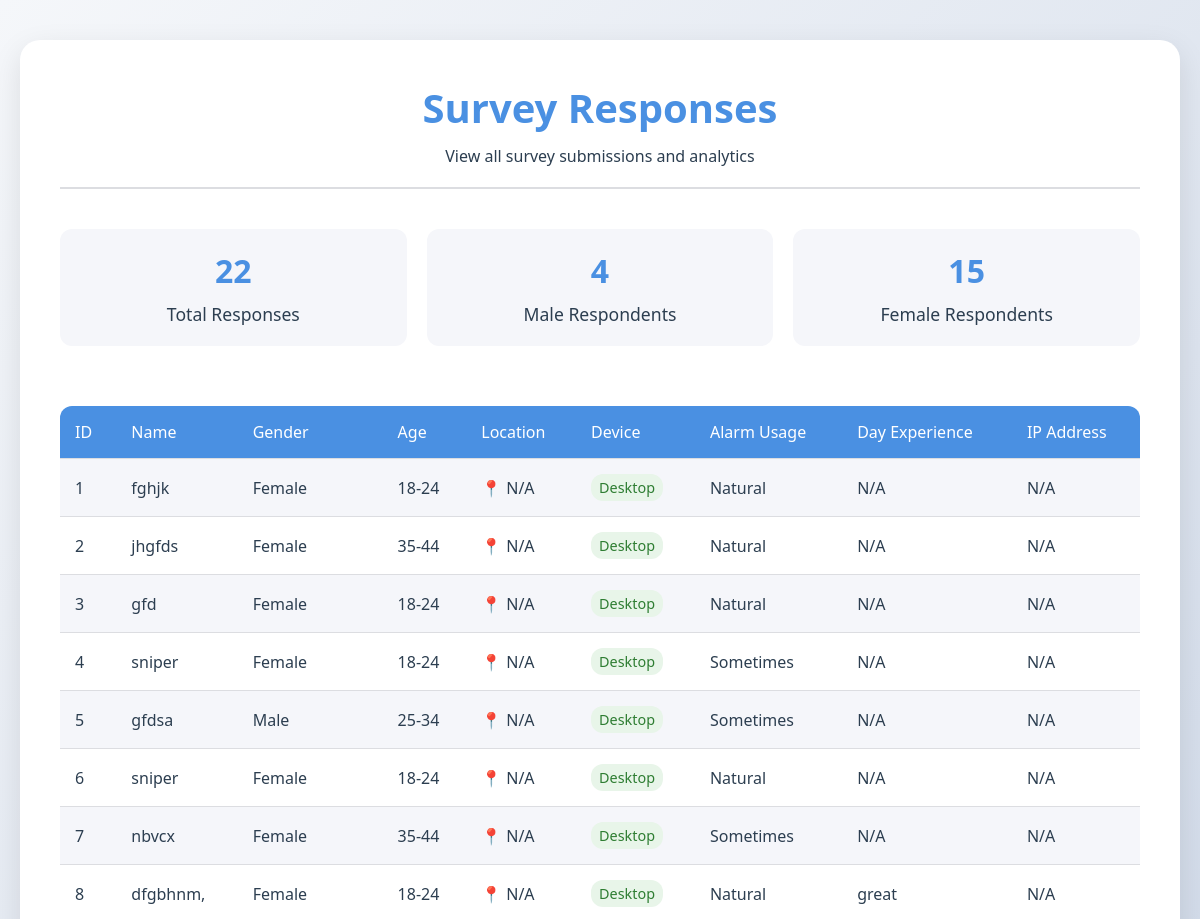
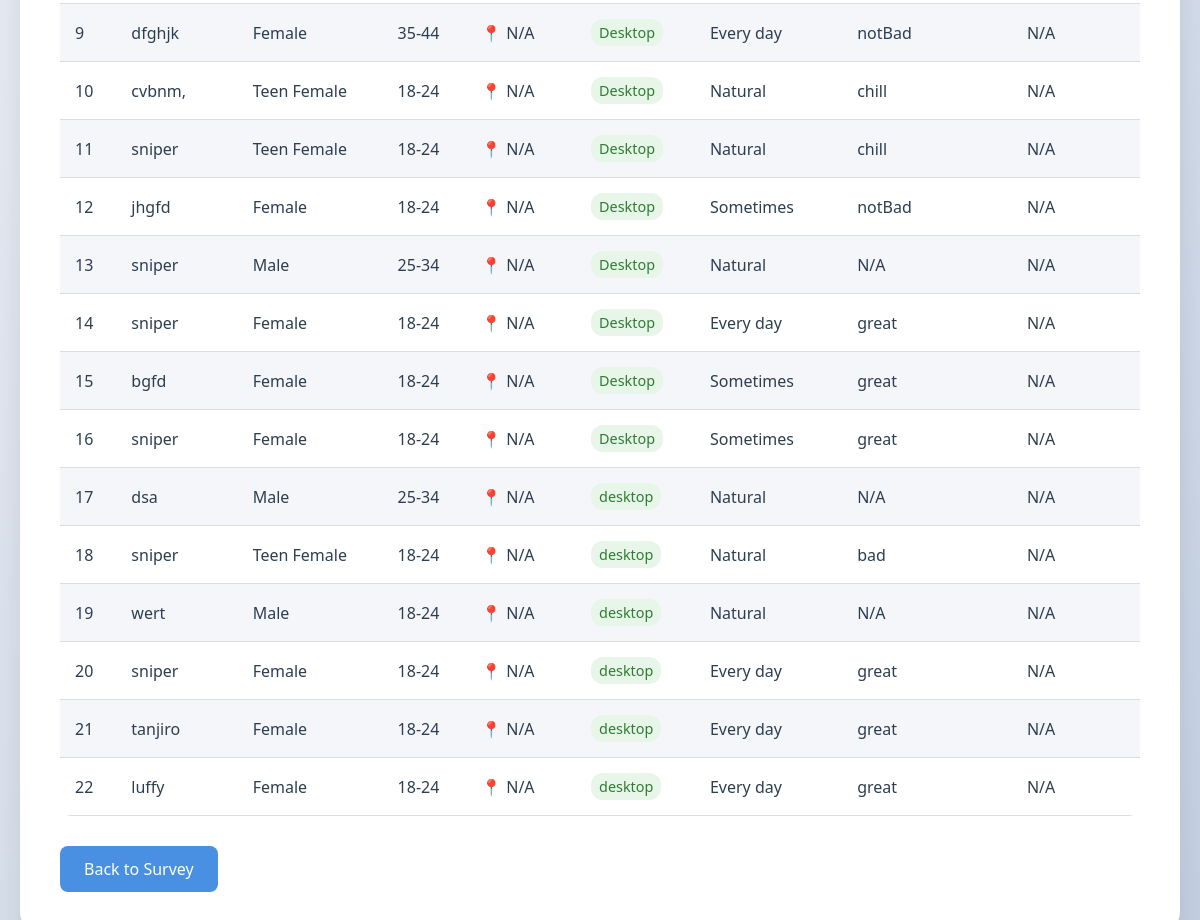
The app's page /responses with its own data (2 pictures, top to bottom).
### index.py (models this page shows)
class SurveyResponseIndex(db.Model):
    __tablename__ = 'survey_response_index'
    id = db.Column(db.Integer, primary_key=True)
    name = db.Column(db.String(100), nullable=False)
    email = db.Column(db.String(100), nullable=False)
    age = db.Column(db.String(20), nullable=False)
    gender = db.Column(db.String(20), nullable=False)
    day_experience = db.Column(db.String(50), nullable=True)
    alarm_usage = db.Column(db.String(50), nullable=False)
    alarm_choice = db.Column(db.String(50), nullable=True)
    other_alarm = db.Column(db.String(255), nullable=True)
    referral_hash = db.Column(db.String(10), nullable=True)
    device_type = db.Column(db.String(20), nullable=True)
    ip_address = db.Column(db.String(45), nullable=True)  # IPv6 addresses can be up to 45 characters
    country = db.Column(db.String(100), nullable=True)
    city = db.Column(db.String(100), nullable=True)
    region = db.Column(db.String(100), nullable=True)
    latitude = db.Column(db.Float, nullable=True)
    longitude = db.Column(db.Float, nullable=True)

### index.py (the view)
@index_bp.route('/responses')
def responses():
    responses = SurveyResponseIndex.query.all()
    return render_template('response1.html', responses=responses)

### templates/response1.html (shortened to what this page needs)
<!DOCTYPE html>
<html lang="en">
<head>
</head>
<body>
    <div class="container">
        <div class="header">
            <h1>Survey Responses</h1>
            <p>View all survey submissions and analytics</p>
        </div>
        <div class="stats-container">
            <div class="stat-card">
                <div class="stat-number">{{ responses|length }}</div>
                <div class="stat-label">Total Responses</div>
            </div>
            <div class="stat-card">
                <div class="stat-number">{{ responses|selectattr('gender', 'equalto', 'Male')|list|length }}</div>
                <div class="stat-label">Male Respondents</div>
            </div>
            <div class="stat-card">
                <div class="stat-number">{{ responses|selectattr('gender', 'equalto', 'Female')|list|length }}</div>
                <div class="stat-label">Female Respondents</div>
            </div>
        </div>
        <div class="table-container">
            <table>
                <tr>
                    <th>ID</th>
                    <th>Name</th>
                    <th>Gender</th>
                    <th>Age</th>
                    <th>Location</th>
                    <th>Device</th>
                    <th>Alarm Usage</th>
                    <th>Day Experience</th>
                    <th>IP Address</th>
                </tr>
                {% for response in responses %}
                <tr>
                    <td>{{ response.id }}</td>
                    <td>{{ response.name }}</td>
                    <td>{{ response.gender }}</td>
                    <td>{{ response.age }}</td>
                    <td>
                        <div class="location-info">
                            <span class="location-icon">📍</span>
                            {% if response.city and response.country %}
                                {{ response.city }}, {{ response.country }}
                            {% else %}
                                N/A
                            {% endif %}
                        </div>
                    </td>
                    <td>
                        <span class="device-badge device-{{ response.device_type or 'desktop' }}">
                            {{ response.device_type or 'Desktop' }}
                        </span>
                    </td>
                    <td>{{ response.alarm_usage }}</td>
                    <td>{{ response.day_experience or 'N/A' }}</td>
                    <td>{{ response.ip_address or 'N/A' }}</td>
                </tr>
                {% endfor %}
            </table>
        </div>
        <a href="/" class="home-link">Back to Survey</a>
    </div>
</body>
</html>

### templates/response1.html (style rules this page uses)
:root { --primary-color: #4a90e2; --secondary-color: #f5f6fa; --text-color: #2c3e50; --border-color: #dcdde1; --success-color: #2ecc71; --warning-color: #f1c40f; --danger-color: #e74c3c; }
* { margin: 0; padding: 0; box-sizing: border-box; font-family: 'Segoe UI', Tahoma, Geneva, Verdana, sans-serif; }
body { background: linear-gradient(135deg, #f5f7fa 0%, #c3cfe2 100%); min-height: 100vh; padding: 40px 20px; color: var(--text-color); }
.container { max-width: 1200px; margin: 0 auto; background: white; padding: 40px; border-radius: 20px; box-shadow: 0 10px 30px rgba(0, 0, 0, 0.1); }
.header { text-align: center; margin-bottom: 40px; padding-bottom: 20px; border-bottom: 2px solid var(--border-color); }
.header h1 { color: var(--primary-color); font-size: 2.5em; margin-bottom: 10px; font-weight: 600; }
.stats-container { display: grid; grid-template-columns: repeat(auto-fit, minmax(250px, 1fr)); gap: 20px; margin-bottom: 40px; }
.stat-card { background: var(--secondary-color); padding: 20px; border-radius: 12px; text-align: center; transition: transform 0.3s ease; }
.stat-number { font-size: 2em; font-weight: 600; color: var(--primary-color); margin-bottom: 10px; }
.stat-label { color: var(--text-color); font-size: 1.1em; }
.table-container { overflow-x: auto; margin-top: 30px; }
table { width: 100%; border-collapse: collapse; margin-top: 20px; background: white; border-radius: 12px; overflow: hidden; }
th, td { padding: 15px; text-align: left; border-bottom: 1px solid var(--border-color); }
th { background: var(--primary-color); color: white; font-weight: 500; }
tr:nth-child(even) { background: var(--secondary-color); }
.home-link { display: inline-block; margin-top: 30px; padding: 12px 24px; background: var(--primary-color); color: white; text-decoration: none; border-radius: 8px; font-weight: 500; transition: background 0.3s ease; }
.location-info { display: flex; align-items: center; gap: 5px; }
.location-icon { color: var(--primary-color); }
.device-badge { display: inline-block; padding: 4px 8px; border-radius: 12px; font-size: 0.9em; font-weight: 500; }
.device-desktop { background: #e8f5e9; color: #2e7d32; }

### records on screen
SurveyResponseIndex: id "1", name "fghjk", gender "Female", age "18-24", shows "N/A", device_type "Desktop", alarm_usage "Natural", day_experience "N/A", ip_address "N/A"
SurveyResponseIndex: id "2", name "jhgfds", gender "Female", age "35-44", shows "N/A", device_type "Desktop", alarm_usage "Natural", day_experience "N/A", ip_address "N/A"
SurveyResponseIndex: id "3", name "gfd", gender "Female", age "18-24", shows "N/A", device_type "Desktop", alarm_usage "Natural", day_experience "N/A", ip_address "N/A"
SurveyResponseIndex: id "4", name "sniper", gender "Female", age "18-24", shows "N/A", device_type "Desktop", alarm_usage "Sometimes", day_experience "N/A", ip_address "N/A"
SurveyResponseIndex: id "5", name "gfdsa", gender "Male", age "25-34", shows "N/A", device_type "Desktop", alarm_usage "Sometimes", day_experience "N/A", ip_address "N/A"
SurveyResponseIndex: id "6", name "sniper", gender "Female", age "18-24", shows "N/A", device_type "Desktop", alarm_usage "Natural", day_experience "N/A", ip_address "N/A"
SurveyResponseIndex: id "7", name "nbvcx", gender "Female", age "35-44", shows "N/A", device_type "Desktop", alarm_usage "Sometimes", day_experience "N/A", ip_address "N/A"
SurveyResponseIndex: id "8", name "dfgbhnm,", gender "Female", age "18-24", shows "N/A", device_type "Desktop", alarm_usage "Natural", day_experience "great", ip_address "N/A"
SurveyResponseIndex: id "9", name "dfghjk", gender "Female", age "35-44", shows "N/A", device_type "Desktop", alarm_usage "Every day", day_experience "notBad", ip_address "N/A"
SurveyResponseIndex: id "10", name "cvbnm,", gender "Teen Female", age "18-24", shows "N/A", device_type "Desktop", alarm_usage "Natural", day_experience "chill", ip_address "N/A"
SurveyResponseIndex: id "11", name "sniper", gender "Teen Female", age "18-24", shows "N/A", device_type "Desktop", alarm_usage "Natural", day_experience "chill", ip_address "N/A"
SurveyResponseIndex: id "12", name "jhgfd", gender "Female", age "18-24", shows "N/A", device_type "Desktop", alarm_usage "Sometimes", day_experience "notBad", ip_address "N/A"
SurveyResponseIndex: id "13", name "sniper", gender "Male", age "25-34", shows "N/A", device_type "Desktop", alarm_usage "Natural", day_experience "N/A", ip_address "N/A"
SurveyResponseIndex: id "14", name "sniper", gender "Female", age "18-24", shows "N/A", device_type "Desktop", alarm_usage "Every day", day_experience "great", ip_address "N/A"
SurveyResponseIndex: id "15", name "bgfd", gender "Female", age "18-24", shows "N/A", device_type "Desktop", alarm_usage "Sometimes", day_experience "great", ip_address "N/A"
SurveyResponseIndex: id "16", name "sniper", gender "Female", age "18-24", shows "N/A", device_type "Desktop", alarm_usage "Sometimes", day_experience "great", ip_address "N/A"
SurveyResponseIndex: id "17", name "dsa", gender "Male", age "25-34", shows "N/A", device_type "desktop", alarm_usage "Natural", day_experience "N/A", ip_address "N/A"
SurveyResponseIndex: id "18", name "sniper", gender "Teen Female", age "18-24", shows "N/A", device_type "desktop", alarm_usage "Natural", day_experience "bad", ip_address "N/A"
SurveyResponseIndex: id "19", name "wert", gender "Male", age "18-24", shows "N/A", device_type "desktop", alarm_usage "Natural", day_experience "N/A", ip_address "N/A"
SurveyResponseIndex: id "20", name "sniper", gender "Female", age "18-24", shows "N/A", device_type "desktop", alarm_usage "Every day", day_experience "great", ip_address "N/A"
SurveyResponseIndex: id "21", name "tanjiro", gender "Female", age "18-24", shows "N/A", device_type "desktop", alarm_usage "Every day", day_experience "great", ip_address "N/A"
SurveyResponseIndex: id "22", name "luffy", gender "Female", age "18-24", shows "N/A", device_type "desktop", alarm_usage "Every day", day_experience "great", ip_address "N/A"

### other values on screen
{{ responses|length }} "22"
{{ responses|selectattr('gender', 'equalto', 'Male')|list|length }} "4"
{{ responses|selectattr('gender', 'equalto', 'Female')|list|length }} "15"
